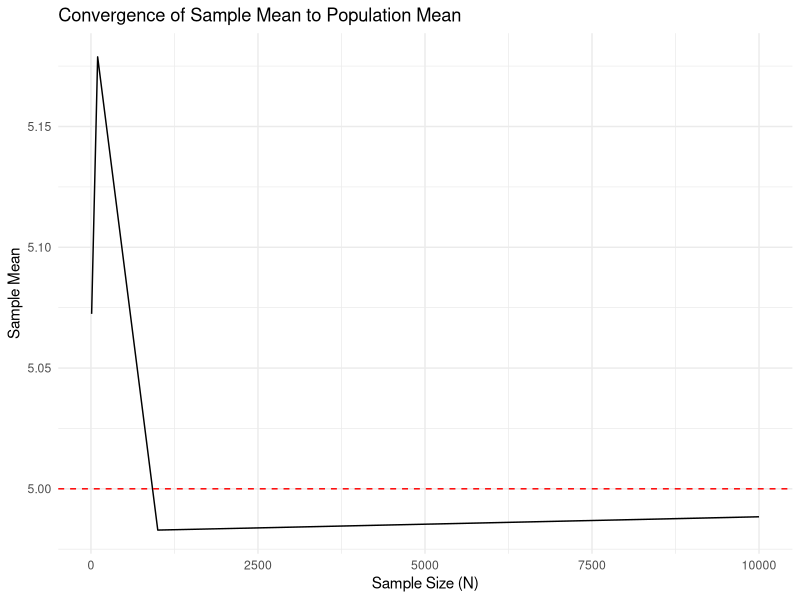

Here is the R script that generated this plot:
# ===============================================
# 📖 Lecture: Law of Large Numbers in R
# ===============================================

# ===============================================
# 🔷 Section 1: Understanding the Basics
# ===============================================

# Example 1: Generating Random Numbers and Calculating the Sample Mean
# Let's start by generating random numbers from a normal distribution.

N <- 10  # Sample size
random_numbers <- rnorm(N, mean = 5, sd = 2)  # Random numbers from N(5, 2)

# Calculate the sample mean
sample_mean <- mean(random_numbers)
population_mean <- 5  # True mean from N(5, 2)

print(paste("Sample mean:", sample_mean))  # The mean of the sample
print(paste("Population mean:", population_mean))  # The true mean

# --- 📝 Notes:
# - The sample mean is not always equal to the population mean, especially for small `N`.
# - As `N` increases, the sample mean will get closer to the population mean.

# ===============================================
# 🔷 Section 2: Simulating the LLN with Loops
# ===============================================

# Example 2: Using a `for` Loop to Approximate the Proportion of Values in [-1, 1]

# Set the sample size
N <- 100000  # Larger `N` improves accuracy
counter <- 0  # Counter for numbers within the range [-1, 1]

# Generate random numbers from a standard normal distribution
random_numbers <- rnorm(N)

# Use a loop to count values in the range
for (i in random_numbers) {
  if (i > -1 & i < 1) {
    counter <- counter + 1  # Increment counter if condition is met
  }
}

# Calculate the proportion
proportion <- counter / N
print(paste("Proportion of values in [-1, 1]:", proportion))

# Compare with the theoretical value
theoretical_value <- pnorm(1) - pnorm(-1)  # Area under N(0,1) curve between -1 and 1
print(paste("Theoretical value:", theoretical_value))

# --- 📝 Notes:
# - The loop counts the values manually, demonstrating the concept step by step.
# - The result becomes closer to the theoretical value as `N` increases.

# ===============================================
# 🔷 Section 3: Vectorized LLN (Efficient Approach)
# ===============================================

# Example 3: Simulating the LLN Without Loops
# Vectorized operations are faster and more concise.

# Generate random numbers
N <- 1000000  # Large sample size
random_numbers <- rnorm(N)

# Calculate the proportion directly
proportion_vectorized <- sum(random_numbers > -1 & random_numbers < 1) / N

print(paste("Proportion (vectorized) within [-1, 1]:", proportion_vectorized))

# --- 📝 Notes:
# - Vectorized operations handle the entire dataset at once.
# - They are faster and preferred for large-scale computations in R.

# ===============================================
# 🔷 Section 4: LLN in Action — Increasing Sample Size
# ===============================================

# Example 4: Observe Convergence of Sample Mean with Increasing `N`

# Set sample sizes
sample_sizes <- c(10, 100, 1000, 10000, 100000)

# Loop through each sample size and calculate the sample mean
for (N in sample_sizes) {
  random_numbers <- rnorm(N, mean = 10, sd = 3)  # Mean = 10, SD = 3
  sample_mean <- mean(random_numbers)  # Sample mean
  print(paste("N =", N, "Sample mean =", round(sample_mean, 2)))
}

# --- 📝 Notes:
# - As `N` increases, the sample mean gets closer to the population mean (10 in this case).

# ===============================================
# 🔷 Section 5: Monte Carlo Simulation (Bonus Example)
# ===============================================

# Example 5: Estimating the Value of π Using Monte Carlo Method

# Generate random points in a square
set.seed(42)  # For reproducibility
N <- 100000  # Number of points
x_coords <- runif(N, min = -1, max = 1)  # x-coordinates
y_coords <- runif(N, min = -1, max = 1)  # y-coordinates

# Check if the points are inside the unit circle
inside_circle <- x_coords^2 + y_coords^2 <= 1  # Pythagoras' theorem

# Estimate π as the ratio of points inside the circle to total points
pi_estimate <- 4 * sum(inside_circle) / N
print(paste("Estimated value of π:", pi_estimate))
print(paste("Actual value of π:", pi))

# --- 📝 Notes:
# - Monte Carlo simulations use random sampling to solve problems numerically.
# - The larger the sample, the better the estimate.

# ===============================================
# 🟢 Practice Exercises
# ===============================================

# --- 📝 Exercise 1: LLN with Different Ranges
# Simulate the LLN for numbers falling in:
# - (-2, 2)
# - (-0.5, 0.5)

# Solution:
N <- 100000
random_numbers <- rnorm(N)

# Range (-2, 2)
prop_range_2 <- sum(random_numbers > -2 & random_numbers < 2) / N
theoretical_2 <- pnorm(2) - pnorm(-2)
print(paste("Proportion (-2, 2):", prop_range_2))
print(paste("Theoretical value (-2, 2):", theoretical_2))

# Range (-0.5, 0.5)
prop_range_05 <- sum(random_numbers > -0.5 & random_numbers < 0.5) / N
theoretical_05 <- pnorm(0.5) - pnorm(-0.5)
print(paste("Proportion (-0.5, 0.5):", prop_range_05))
print(paste("Theoretical value (-0.5, 0.5):", theoretical_05))

# --- 📝 Exercise 2: Compare Loop and Vectorized Approaches
# Generate 100,000 random numbers and calculate the proportion in [-1, 1]
# using both methods. Compare their runtime using `Sys.time()`.

# --- 📝 Exercise 3: Visualizing LLN
# Plot the convergence of sample mean as `N` increases.

# Solution:
library(ggplot2)
sample_sizes <- c(10, 100, 1000, 10000)
means <- sapply(sample_sizes, function(N) mean(rnorm(N, mean = 5, sd = 2)))

data <- data.frame(N = sample_sizes, Mean = means)
ggplot(data, aes(x = N, y = Mean)) +
  geom_line() +
  geom_hline(yintercept = 5, linetype = "dashed", color = "red") +
  labs(title = "Convergence of Sample Mean to Population Mean",
       x = "Sample Size (N)", y = "Sample Mean") +
  theme_minimal()

# ===============================================
# 🔵 Summary
# ===============================================

# 1️⃣ **Key Concept of LLN:**
#    - As `N` increases, the sample mean approaches the population mean.
#    - Larger datasets improve approximation accuracy.

# 2️⃣ **Loop vs. Vectorized Approach:**
#    - Loops are step-by-step but slower for large datasets.
#    - Vectorization is faster and preferred for efficiency.

# 3️⃣ **Applications:**
#    - Risk modeling, simulations, and hypothesis testing.
#    - Monte Carlo methods for estimating probabilities and constants.

# --- End of Lecture ---